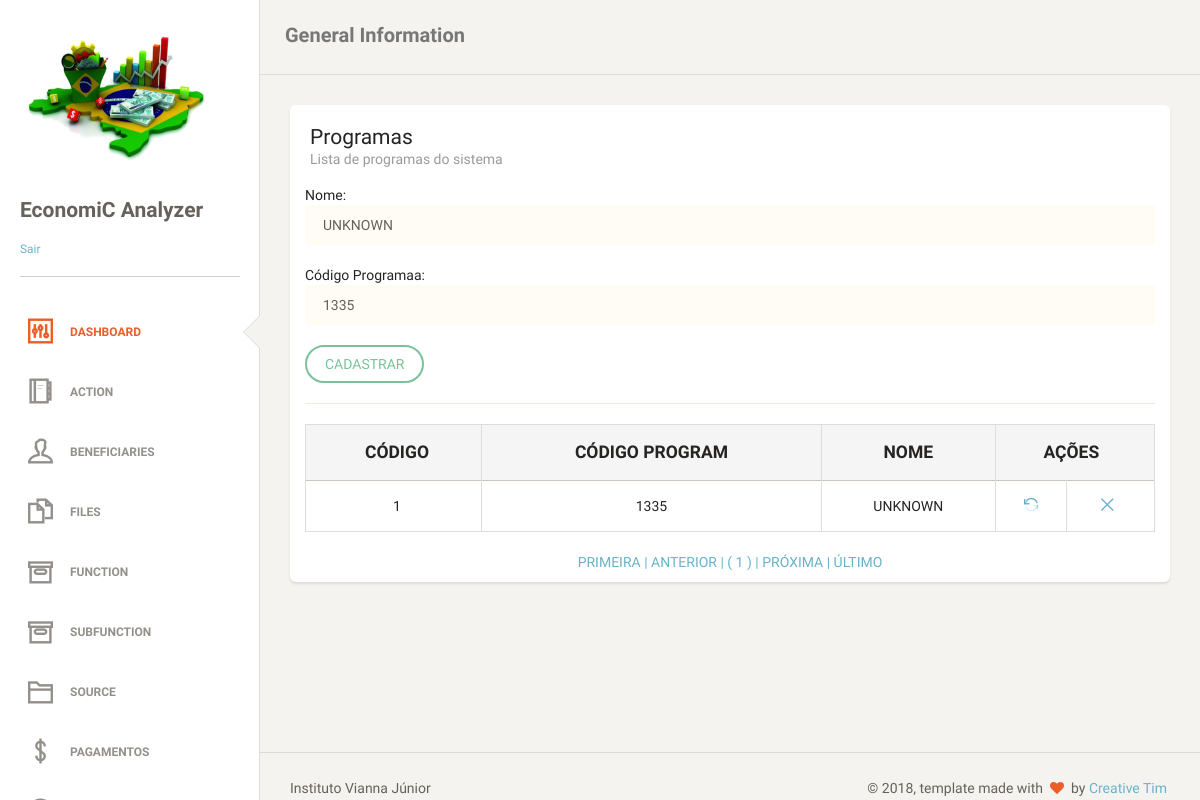
The page /programs.php?act=upd&id=1 (signed in) on the database its author committed.
### tables this page shows
CREATE TABLE `tb_program` (
  `id_program` int(11) NOT NULL AUTO_INCREMENT,
  `str_cod_program` varchar(4) NOT NULL,
  `str_name_program` varchar(255) DEFAULT NULL,
  PRIMARY KEY (`id_program`),
  UNIQUE KEY `str_cod_program_UNIQUE` (`str_cod_program`)
);

### classes/programs.php (called while the page is built)
<?php
class programs
{
    private $id_program;
    private $str_cod_program;
    private $str_name_program;
    public function __construct($id_program, $str_cod_program, $str_name_program)
    {
        $this->id_program = $id_program;
        $this->str_cod_program = $str_cod_program;
        $this->str_name_program = $str_name_program;
    }
    public function getIdProgram()
    {
        return $this->id_program;
    }
    public function setIdProgram($id_program)
    {
        $this->id_program = $id_program;
    }
    public function getStrCodProgram()
    {
        return $this->str_cod_program;
    }
    public function setStrCodProgram($str_cod_program)
    {
        $this->str_cod_program = $str_cod_program;
    }
    public function getStrNameProgram()
    {
        return $this->str_name_program;
    }
    public function setStrNameProgram($str_name_program)
    {
        $this->str_name_program = $str_name_program;
    }
}

### programs.php (the view, shortened to what this page needs)
<?php
require_once "classes/template.php";
require_once "dao/programsDAO.php";
require_once "classes/programs.php";
$object = new programsDAO();
if ($_SERVER['REQUEST_METHOD'] == 'POST') {
    $id = (isset($_POST["id"]) && $_POST["id"] != null) ? $_POST["id"] : "";
    $str_cod_program = (isset($_POST["str_cod_program"]) && $_POST["str_cod_program"] != null) ? $_POST["str_cod_program"] : "";
    $str_name_program = (isset($_POST["str_name_program"]) && $_POST["str_name_program"] != null) ? $_POST["str_name_program"] : "";
} else if (!isset($id)) {
    $id = (isset($_GET["id"]) && $_GET["id"] != null) ? $_GET["id"] : "";
    $str_cod_program = NULL;
    $str_name_program = NULL;
}
if (isset($_REQUEST["act"]) && $_REQUEST["act"] == "upd" && $id != "") {
    $programs = new programs($id, '', '');
    $resultado = $object->atualizar($programs);
    $str_cod_program = $resultado->getStrCodProgram();
    $str_name_program = $resultado->getStrNameProgram();
}
?>
<div class='content' xmlns="http://www.w3.org/1999/html">
    <div class='container-fluid'>
        <div class='row'>
            <div class='col-md-12'>
                <div class='card'>
                    <div class='header'>
                        <h4 class='title'>Programas</h4>
                        <p class='category'>Lista de programas do sistema</p>
                    </div>
                    <div class='content table-responsive'>
                        <form action="?act=save&id=" method="POST" name="form1">
                            Nome:
                            <input class="form-control" type="text" name="str_name_program" value="<?php
                            echo (isset($str_name_program) && ($str_name_program != null || $str_name_program != "")) ? $str_name_program : '';
                            ?>"/>
                            <br/>
                            Código Programaa:
                            <input class="form-control" type="text" name="str_cod_program" value="<?php
                            echo (isset($str_cod_program) && ($str_cod_program != null || $str_cod_program != "")) ? $str_cod_program : '';
                            ?>"/>
                            <br/>
                            <input class="btn btn-success" type="submit" value="CADASTRAR">
                            <hr>
                        </form>
                        <?php
                        $object->tabelapaginada();
                        ?>
                    </div>
                </div>
            </div>
        </div>
    </div>
</div>

### dao/programsDAO.php (shortened to what this page needs)
<?php
require_once "classes/programs.php";
class programsDAO
{
    public function atualizar($programs)
    {
        global $pdo;
        try {
            $statement = $pdo->prepare("SELECT id_program, str_cod_program, str_name_program FROM tb_program WHERE id_program = :id");
            $statement->bindValue(":id", $programs->getIdProgram());
            if ($statement->execute()) {
                $rs = $statement->fetch(PDO::FETCH_OBJ);
                $programs->setIdProgram($rs->id_program);
                $programs->setStrCodProgram($rs->str_cod_program);
                $programs->setStrNameProgram($rs->str_name_program);
                return $programs;
            } else {
                throw new PDOException("<script> alert('Não foi possível executar a declaração SQL !'); </script>");
            }
        } catch (PDOException $erro) {
            return "Erro: " . $erro->getMessage();
        }
    }
    public function tabelapaginada()
    {
        global $pdo;
        $endereco = $_SERVER ['PHP_SELF'];
        $pagina_atual = (isset($_GET['page']) && is_numeric($_GET['page'])) ? $_GET['page'] : 1;
        $linha_inicial = ($pagina_atual - 1) * QTDE_REGISTROS;
        $sql = "SELECT id_program, str_cod_program, str_name_program FROM tb_program LIMIT {$linha_inicial}, " . QTDE_REGISTROS;
        $statement = $pdo->prepare($sql);
        $statement->execute();
        $dados = $statement->fetchAll(PDO::FETCH_OBJ);
        $sqlContador = "SELECT COUNT(*) AS total_registros FROM tb_program";
        $statement = $pdo->prepare($sqlContador);
        $statement->execute();
        $valor = $statement->fetch(PDO::FETCH_OBJ);
        $primeira_pagina = 1;
        $ultima_pagina = ceil($valor->total_registros / QTDE_REGISTROS);
        $pagina_anterior = ($pagina_atual > 1) ? $pagina_atual - 1 : 0;
        $proxima_pagina = ($pagina_atual < $ultima_pagina) ? $pagina_atual + 1 : 0;
        $range_inicial = (($pagina_atual - RANGE_PAGINAS) >= 1) ? $pagina_atual - RANGE_PAGINAS : 1;
        $range_final = (($pagina_atual + RANGE_PAGINAS) <= $ultima_pagina) ? $pagina_atual + RANGE_PAGINAS : $ultima_pagina;
        $exibir_botao_inicio = ($range_inicial < $pagina_atual) ? 'mostrar' : 'esconder';
        $exibir_botao_final = ($range_final > $pagina_atual) ? 'mostrar' : 'esconder';
        if (!empty($dados)):
            echo "
     <table class='table table-striped table-bordered'>
     <thead>
       <tr style='text-transform: uppercase;' class='active'>
        <th style='text-align: center; font-weight: bolder;'>Código</th>
        <th style='text-align: center; font-weight: bolder;'>Código Program</th>
        <th style='text-align: center; font-weight: bolder;'>Nome</th>
        <th style='text-align: center; font-weight: bolder;' colspan='2'>Ações</th>
       </tr>
     </thead>
     <tbody>";
            foreach ($dados as $prog):
                echo "<tr>
        <td style='text-align: center'>$prog->id_program</td>
        <td style='text-align: center'>$prog->str_cod_program</td>
        <td style='text-align: center'>$prog->str_name_program</td>
        <td style='text-align: center'><a href='?act=upd&id=$prog->id_program' title='Alterar'><i class='ti-reload'></i></a></td>
        <td style='text-align: center'><a href='?act=del&id=$prog->id_program' title='Remover'><i class='ti-close'></i></a></td>
       </tr>";
            endforeach;
            echo "
</tbody>
     </table>
     <div class='box-paginacao' style='text-align: center'>
       <a class='box-navegacao  $exibir_botao_inicio' href='$endereco?page=$primeira_pagina' title='Primeira Página'> PRIMEIRA  |</a>
       <a class='box-navegacao  $exibir_botao_inicio' href='$endereco?page=$pagina_anterior' title='Página Anterior'> ANTERIOR  |</a>
";
            for ($i = $range_inicial; $i <= $range_final; $i++):
                $destaque = ($i == $pagina_atual) ? 'destaque' : '';
                echo "<a class='box-numero $destaque' href='$endereco?page=$i'> ( $i ) </a>";
            endfor;
            echo "<a class='box-navegacao $exibir_botao_final' href='$endereco?page=$proxima_pagina' title='Próxima Página'>| PRÓXIMA  </a>
                  <a class='box-navegacao $exibir_botao_final' href='$endereco?page=$ultima_pagina'  title='Última Página'>| ÚLTIMO  </a>
     </div>";
        else:
            echo "<p class='bg-danger'>Nenhum registro foi encontrado!</p>
     ";
        endif;
    }
}

### rows shown on the page
tb_program: str_name_program "UNKNOWN", str_cod_program "1335", id_program "1"
